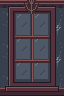

Below is a game level as drawn by its tile map, then a one-line description and the .tmx file that defines it, in full:
An orthogonal 2x3 tile map with 32x32 px tiles, 1 tile layer (Assembly), 3 tilesets.

<map version="1.10" orientation="orthogonal" renderorder="right-down" width="2" height="3" tilewidth="32" tileheight="32" infinite="0" nextlayerid="2" nextobjectid="1">
  <tileset firstgid="1" source="../floors.tsx" />
  <tileset firstgid="321" source="../walls.tsx" />
  <tileset firstgid="961" source="../architecture.tsx" />
  <layer id="1" name="Assembly" width="2" height="3">
    <data encoding="csv">
459,460,
475,476,
491,492
</data>
  </layer>
</map>
